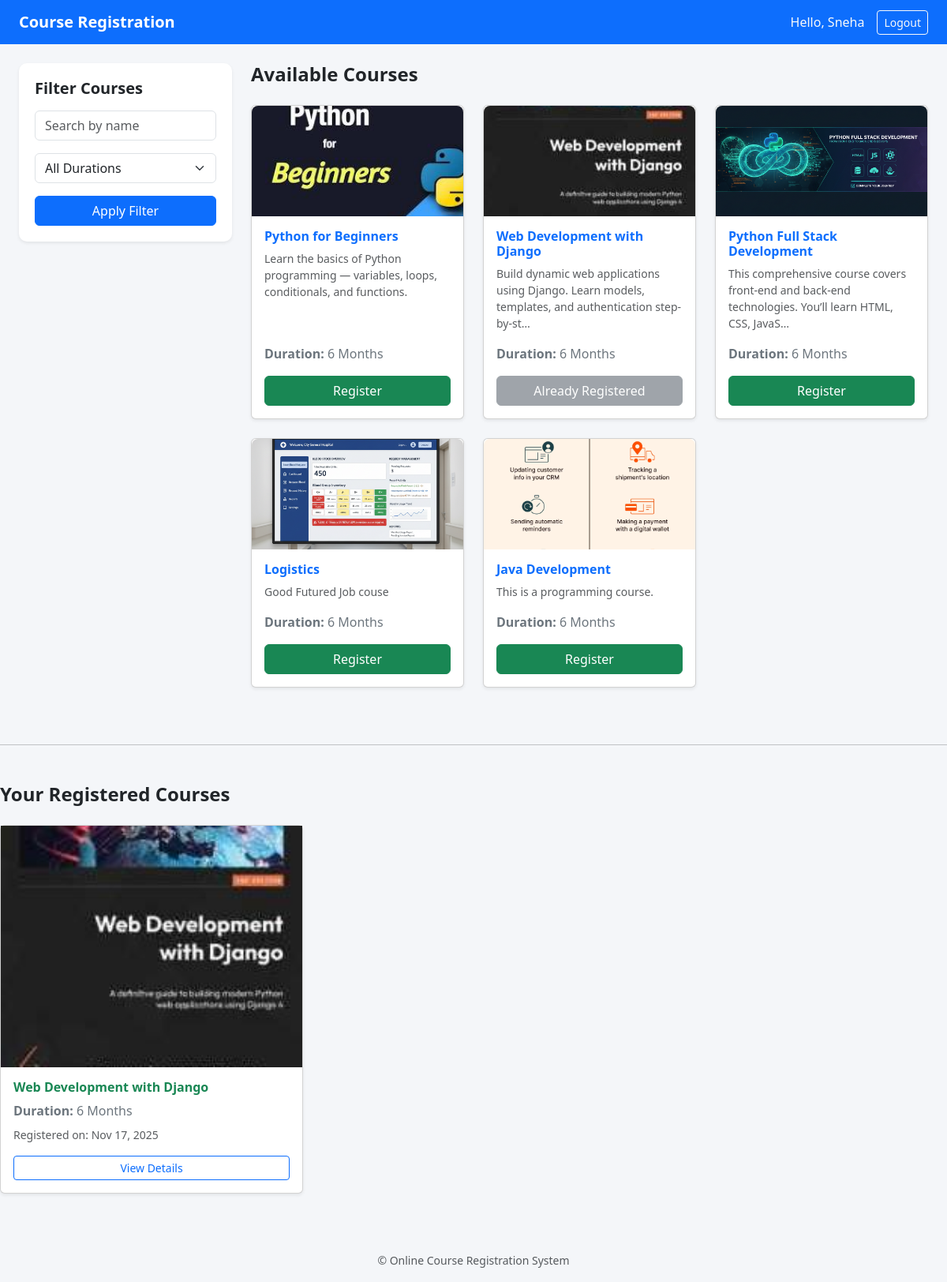
/student_dashboard/ (signed in), run on the app's committed database.
### course_app/models.py (models this page shows, shortened)
class Course(models.Model):
    DURATION_CHOICE = [
        ('1 Month', '1 Month'),
        ('3 Months', '3 Months'),
        ('6 Months', '6 Months'),
    ]
    course_name = models.CharField(max_length=100)
    duration = models.CharField(max_length=20,choices=DURATION_CHOICE)
    description = models.TextField()
    course_image = models.ImageField(upload_to='course_images/', blank=True, null=True)

class Registration(models.Model):
    student_name = models.CharField(max_length=100)
    course = models.ForeignKey(Course,on_delete=models.CASCADE, related_name='registration')
    date_registered = models.DateTimeField(auto_now_add=True)

### course_app/views.py (the view)
# urls.py: path('student_dashboard/', views.student_dashboard, name='student_dashboard'),
@login_required
def student_dashboard(request):
    if not request.user.is_authenticated:
        return redirect('login')
    if request.user.is_superuser:
        return redirect('admin_dashboard')
    courses = Course.objects.all()
    search_query = request.GET.get('q')
    duration_filter = request.GET.get('duration')
    if search_query:
        courses = courses.filter(course_name__icontains=search_query)
    if duration_filter:
        courses = courses.filter(duration=duration_filter)
    registered_courses = Registration.objects.filter(student_name=request.user.username)
    registered_course_ids = registered_courses.values_list('course_id', flat=True)
    return render(request, 'student_dashboard.html', {
        'courses': courses,
        'registered_courses': registered_courses,
        'registered_course_ids': registered_course_ids,  # ✅ new context
    })

### course_app/templates/student_dashboard.html (shortened to what this page needs)
{% load static %}
<!DOCTYPE html>
<html lang="en">
<head>
  <link href="https://cdn.jsdelivr.net/npm/bootstrap@5.3.3/dist/css/bootstrap.min.css" rel="stylesheet">
</head>
<body>
<nav class="navbar navbar-expand-lg navbar-dark bg-primary">
  <div class="container-fluid px-4">
    <a class="navbar-brand fw-bold" href="#">Course Registration</a>
    <div class="d-flex align-items-center">
      <span class="text-light me-3">Hello, {{ user.username|title }}</span>
      <a href="{% url 'logout' %}" class="btn btn-outline-light btn-sm">Logout</a>
    </div>
  </div>
</nav>
<div class="container-fluid mt-4 px-4">
  <div class="row">
    <div class="col-md-3 mb-4">
      <div class="sidebar shadow-sm">
        <h5 class="fw-bold mb-3">Filter Courses</h5>
        <form method="get" class="row g-3">
          <div class="col-12">
            <input type="text" name="q" value="{{ request.GET.q }}" class="form-control" placeholder="Search by name">
          </div>
          <div class="col-12">
            <select name="duration" class="form-select">
              <option value="">All Durations</option>
            </select>
          </div>
          <div class="col-12">
            <button class="btn btn-primary w-100">Apply Filter</button>
          </div>
        </form>
      </div>
    </div>
    <div class="col-md-9">
      <h4 class="fw-bold mb-4">Available Courses</h4>
      <div class="row">
        {% for course in courses %}
          <div class="col-lg-4 col-md-6 mb-4">
            <div class="card course-card h-100 shadow-sm">
            <img src="{{ course.course_image.url }}" class="img-fluid" alt="{{ course.course_name }}">
              <div class="card-body d-flex flex-column">
                <h6 class="card-title fw-bold text-primary">{{ course.course_name }}</h6>
                <p class="card-text text-muted small flex-grow-1">{{ course.description|truncatechars:100 }}</p>
                <p class="text-secondary"><strong>Duration:</strong> {{ course.get_duration_display }}</p>
{% if course.id in registered_course_ids %}
  <button class="btn btn-secondary w-100 mt-auto" disabled>Already Registered</button>
{% else %}
  <a href="{% url 'register_course' course.id %}" class="btn btn-success w-100 mt-auto">Register</a>
{% endif %}
              </div>
            </div>
          </div>
        {% empty %}
          <p class="text-center text-muted">No courses found. Try adjusting your filters.</p>
        {% endfor %}
      </div>
    </div>
  </div>
</div>
<hr class="my-5">
<h4 class="fw-bold mb-4">Your Registered Courses</h4>
<div class="row">
  {% if registered_courses %}
    {% for reg in registered_courses %}
      <div class="col-lg-4 col-md-6 mb-4">
        <div class="card h-100 shadow-sm">
          {% if reg.course.course_image %}
            <img src="{{ reg.course.course_image.url }}" class="img-fluid" alt="{{ reg.course.course_name }}">
          {% endif %}
          <div class="card-body d-flex flex-column">
            <h6 class="card-title fw-bold text-success">{{ reg.course.course_name }}</h6>
            <p class="text-secondary mb-2"><strong>Duration:</strong> {{ reg.course.duration }}</p>
            <p class="text-muted small mb-3">Registered on: {{ reg.date_registered|date:"M d, Y" }}</p>
            <a href="{% url 'course_detail' reg.course.id %}" class="btn btn-outline-primary btn-sm mt-auto">View Details</a>
          </div>
        </div>
      </div>
    {% endfor %}
  {% else %}
    <p class="text-center text-muted">You haven't registered for any courses yet.</p>
  {% endif %}
</div>
<footer class="text-center text-muted mt-5 mb-3">
  <small>© {{ now|date:"Y" }} Online Course Registration System</small>
</footer>
</body>
</html>

### course_app/templates/student_dashboard.html (style rules this page uses)
body { background-color: #f4f6f9; }
.sidebar { background-color: white; border-radius: 10px; padding: 20px; height: fit-content; }
.course-card img { border-top-left-radius: 8px; border-top-right-radius: 8px; height: 140px; object-fit: cover; }
.course-card { transition: transform 0.2s, box-shadow 0.2s; }

### data on the page
Course: course_image (picture), course_name "Python for Beginners", description "Learn the basics of Python programming — variables, loops, conditionals, and functions.", duration "6 Months", shows "Register"
Course: course_image (picture), course_name "Web Development with Django", description "Build dynamic web applications using Django. Learn models, templates, and authentication step-by-st…", duration "6 Months", shows "Already Registered"
Course: course_image (picture), course_name "Python Full Stack Development", description "This comprehensive course covers front-end and back-end technologies. You’ll learn HTML, CSS, JavaS…", duration "6 Months", shows "Register"
Course: course_image (picture), course_name "Logistics", description "Good Futured Job couse", duration "6 Months", shows "Register"
Course: course_image (picture), course_name "Java Development", description "This is a programming course.", duration "6 Months", shows "Register"
Registration: course.course_image (picture), course.course_name "Web Development with Django", course.duration "6 Months", date_registered "Nov 17, 2025"

### other printed values
{{ user.username|title }} "Sneha"
